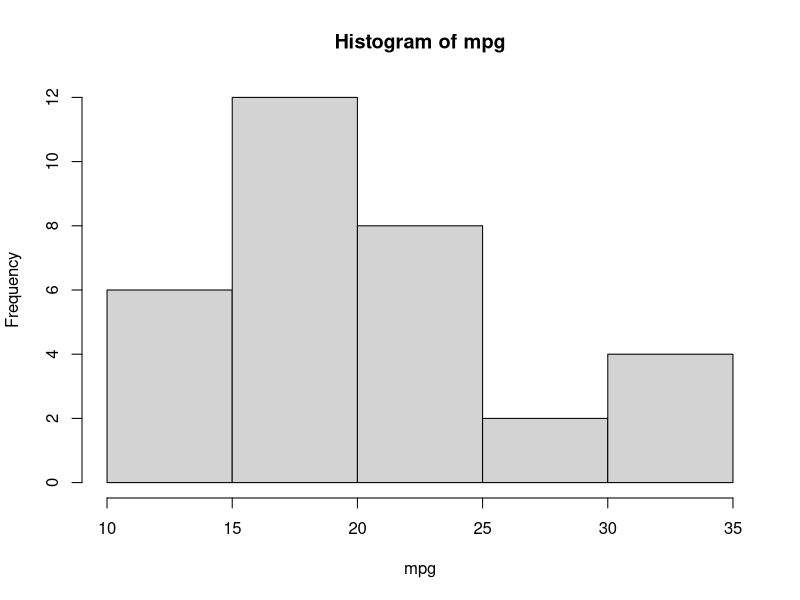
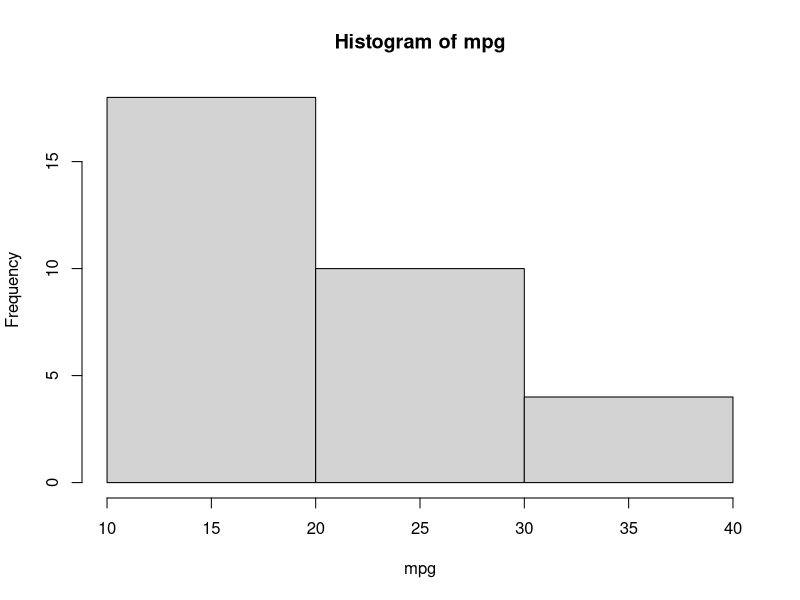
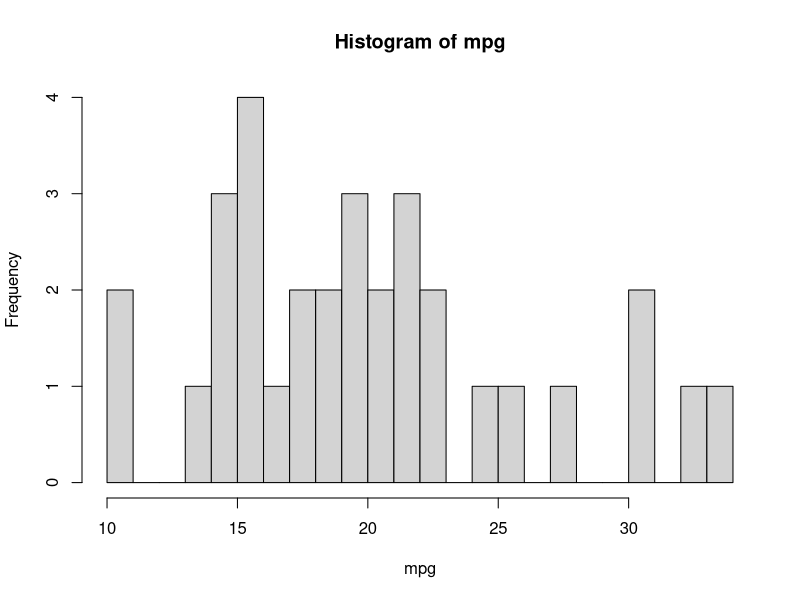
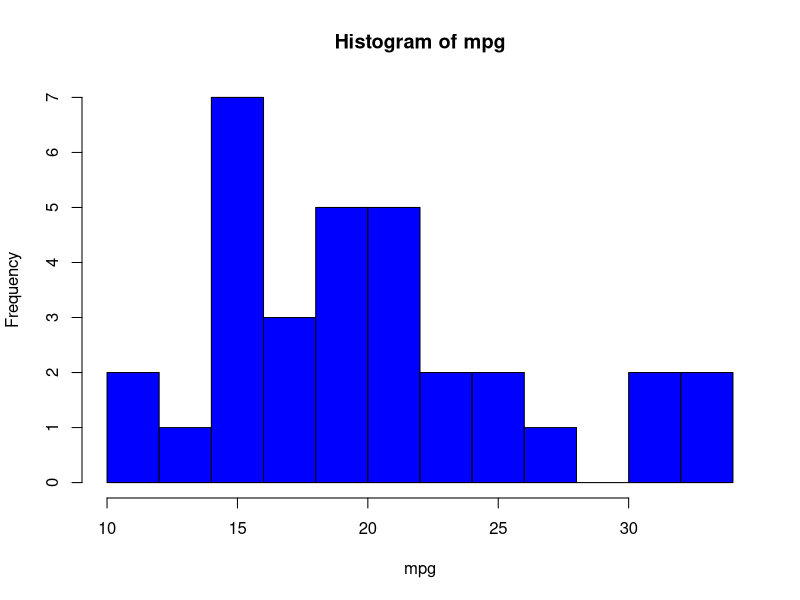
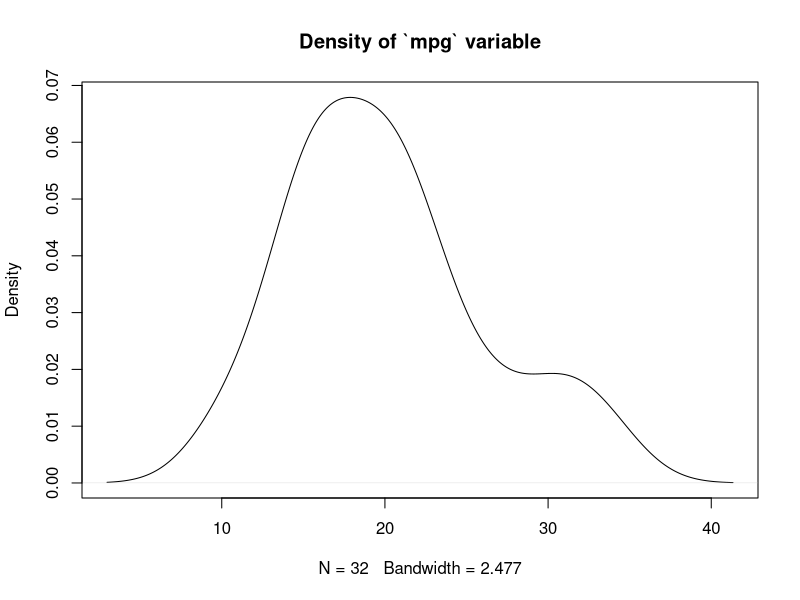
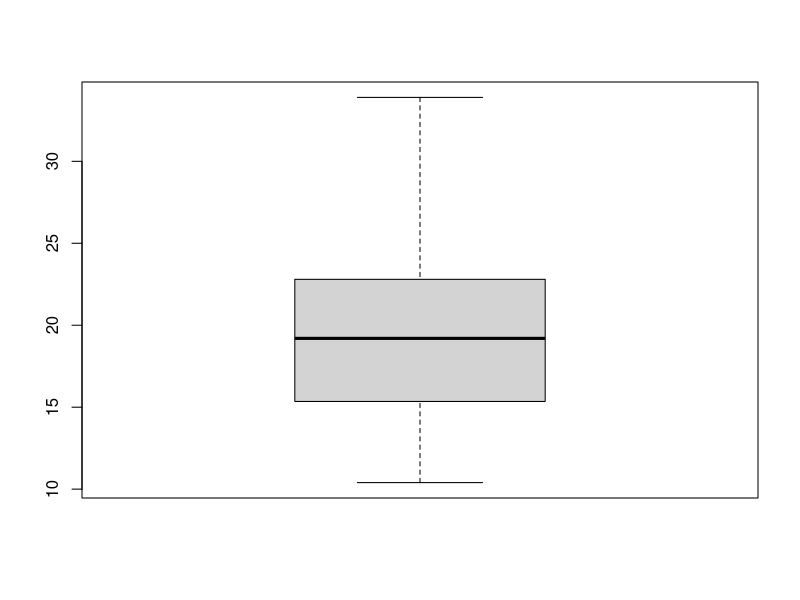
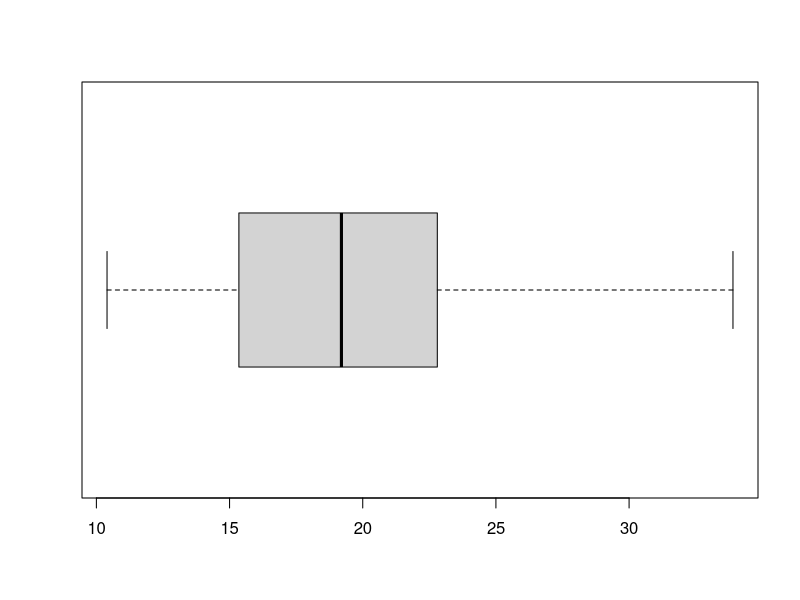
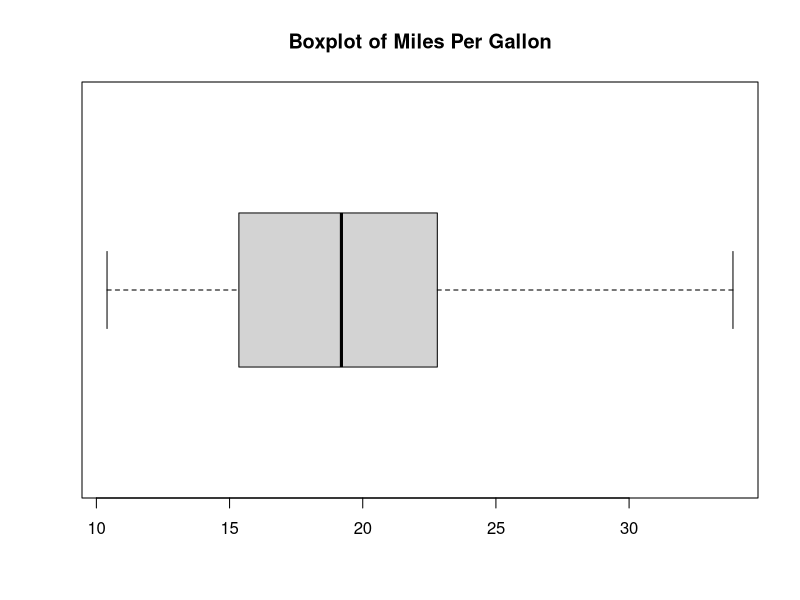

Generate these figures, in order, with R:
## ---- chunk 1
knitr::opts_chunk$set(echo = TRUE)
## ---- chunk 2
attach(mtcars)
help(mtcars)

#use the data set mtcars for this analysis. how can we see the first part of this dataset?


# what are the variable names in this dataset?


# get summary statistics for the "disp" variable?


# how do we find the variance of the "wt" variable?


# how many values are possible for the variable "cyl"?


# what is "cyl" a factor? 

## ---- chunk 3
# find the covariance of two variables 
cov(wt, disp)

# find the correlation between the same two variables
cor(wt, disp)

# a more under the hood way of understanding correlation
cov(wt, disp)/(sd(wt)*sd(disp))

# what about a variance/covariance matrix?
cov(mtcars)

# comprehension check: the matrix shows variance on the diagonal, and covariance in remaining cells. The first two values in the mpg column are:
var(mpg)
cov(mpg, cyl)
## ---- chunk 4
# histograms
hist(mpg)

# working with breaks
hist(mpg, breaks = 2)
hist(mpg, breaks = 25)

# add some color!
hist(mpg, breaks = 10, col = "blue")

## ---- chunk 5
# density plot 
plot(density(mpg), main = "Density of `mpg` variable")

#NOTE: this is not ideal for a sample of 32. Becomes helpful with 1) large sample sizes and 2) when comparing distributions/densities. 
## ---- chunk 6
# box plots 
boxplot(mpg)

# display horizontally
boxplot(mpg, horizontal = TRUE)

# add title
boxplot(x = mpg, horizontal = TRUE, main = "Boxplot of Miles Per Gallon")

# label x-axis
boxplot(x = mpg, horizontal = TRUE, main = "Boxplot of `mpg` Variable", xlab = "Miles Per Gallon")

# add color, this time with a hex code 
boxplot(x = mpg, horizontal = TRUE, main = "Boxplot of `mpg` Variable", xlab = "Miles Per Gallon", col = "#FF0000")
## ---- chunk 7
plot(wt, disp)

# editing the x and y axes
plot(wt, disp, xlim = c(0,6), ylim = c(0,500))

# make it look nice
plot(wt, disp, frame.plot = F, pch = 16, col = "red", main = "Displacment vs. Weight from `mtcars`", xlab = "Weight (1000 lbs)", ylab = "Displacement (cu.in.)")
## ---- chunk 8
# create a histogram for a variable we haven't used

# create a boxplot for a variable we haven't used

# create a scatter plot for variables we haven't used

## ---- chunk 9
detach(mtcars)

# for additional reading on the the functions we will use 
help(sample)
help(rnorm)
help(rbinom)
help(runif)

# Let's simulate a vote in the U.S. House of Representatives

# First, we need to set our seed so that we all get the same results 
set.seed(8001)

# create categories via sampling 
parties = c("Republican", "Democrat")
party = sample(parties, replace = TRUE, size = 435)

# create a approval variable using rnorm
approval = rnorm(435, mean = 50, sd = 10) # NOTE: default for rnorm is mean = 0, sd = 1

# create a roll call variable
vote = rbinom(435, size = 1, prob = .5)

# number of children 
kids = round(runif(435, 0, 5))

# put our variables together into a dataframe
data.frame(party, approval, vote, kids)
## ---- chunk 10
#summary of party
table(party)

# summary of approval
hist(approval)
summary(approval) 

# summary of vote
hist(vote) # not so useful
table(vote)

# summary of kids 
summary(kids)
boxplot(kids, horizontal = T)
## ---- chunk 11
# is there a relationship between kids and approval? 
plot(kids, approval)
boxplot(approval ~ kids, horizontal = T)
## ---- chunk 12
# what if we wanted to create a relationship? 
funds = approval * 1000 + rnorm(435, mean = 10000, sd = 10000)

plot(approval, funds)

cov(approval,funds)
cor(approval,funds)
